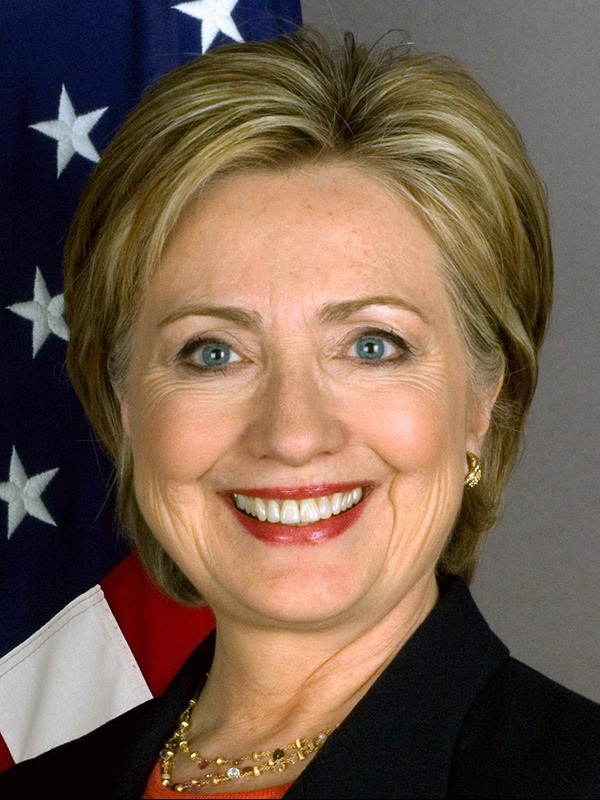
#> input picture Assignment-29/face_morphing/input/img1.jpg, 600 x 800 px, found by its file name
$ python main.py
#> lines starting #> are read from the running program, lines starting #| are printed output that depends on the picture
import cv2
import numpy as np

# Read two images
image_1 = cv2.imread("face_morphing/input/img1.jpg")
#> image_1 is the input picture: shape (800, 600, 3); mean B, G, R 77.2, 93.4, 115.7
image_2 = cv2.imread("face_morphing/input/img2.jpg")
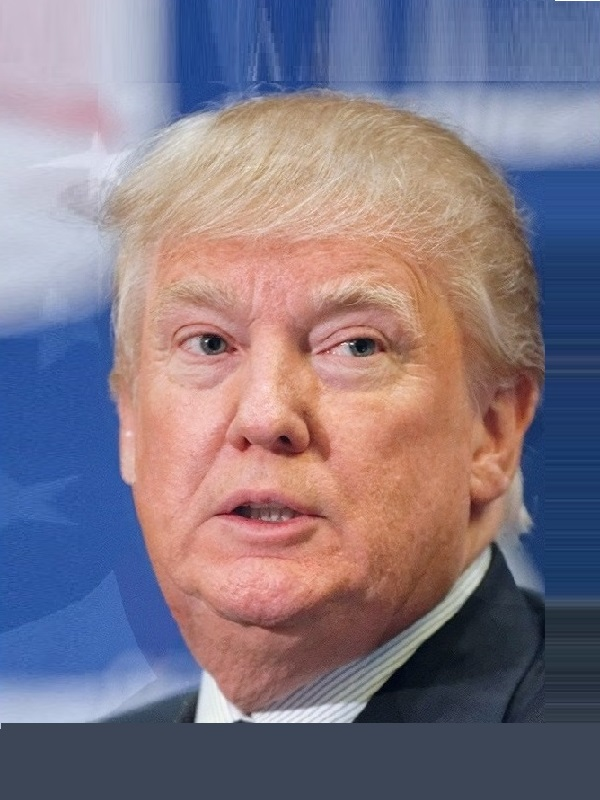
#> input picture Assignment-29/face_morphing/input/img2.jpg, 600 x 800 px, found by its file name
#> image_2 is the input picture: shape (800, 600, 3); mean B, G, R 132.7, 119.7, 131.1

# Resize the first image to match the dimensions of the second image
image_1 = cv2.resize(image_1, (image_2.shape[1], image_2.shape[0]))

# Convert the images to float32 for proper blending
image_1 = image_1.astype(np.float32)
image_2 = image_2.astype(np.float32)

# More weight to the first image
morph_25_percent_img1 = (image_1 * 0.25) + (image_2 * 0.75)
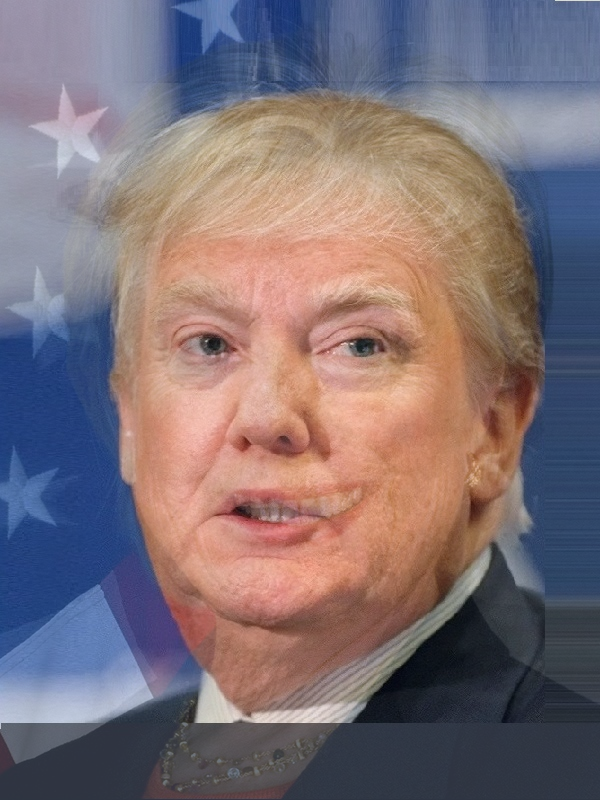
#> morph_25_percent_img1: shape (800, 600, 3) float32; mean B, G, R 118.8, 113.1, 127.2
# Equal weight to both images
morph_50_percent = (image_1 * 0.5) + (image_2 * 0.5)
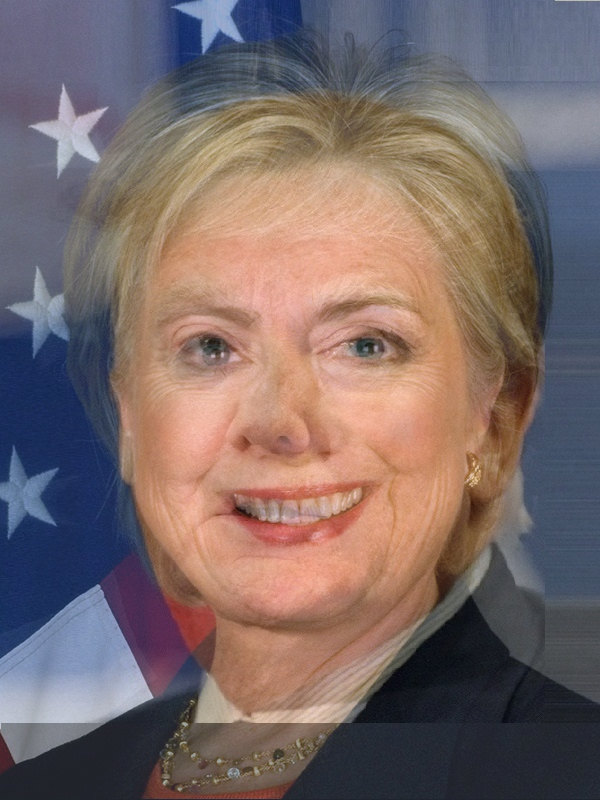
#> morph_50_percent: shape (800, 600, 3) float32; mean B, G, R 105, 106.6, 123.4
# More weight to the second image
morph_75_percent_img1 = (image_1 * 0.75) + (image_2 * 0.25)
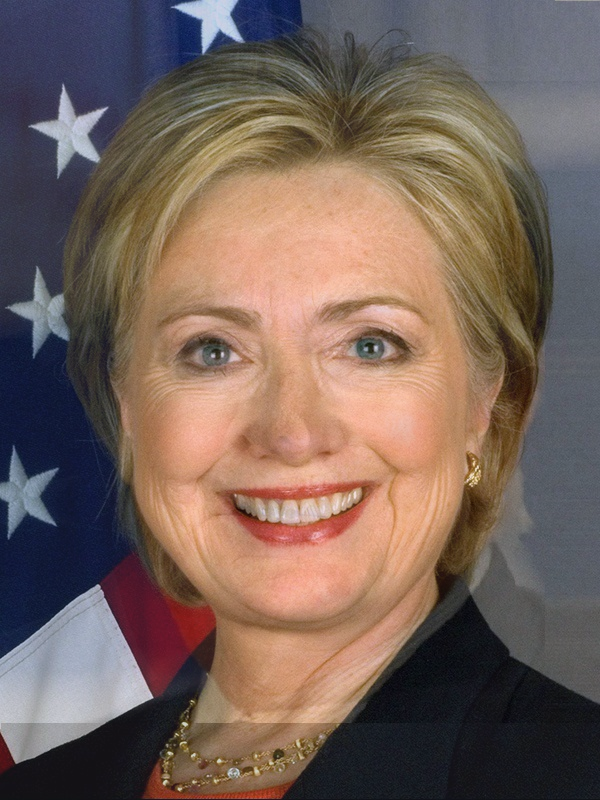
#> morph_75_percent_img1: shape (800, 600, 3) float32; mean B, G, R 91.1, 100, 119.5

# Convert the blended images back to uint8
morph_25_percent_img1 = morph_25_percent_img1.astype(np.uint8)
morph_50_percent = morph_50_percent.astype(np.uint8)
morph_75_percent_img1 = morph_75_percent_img1.astype(np.uint8)

# Concatenate the original and morphed images side by side
combined_image_sequence = np.concatenate(
    (image_1, morph_25_percent_img1, morph_50_percent, morph_75_percent_img1, image_2),
    axis=1
)
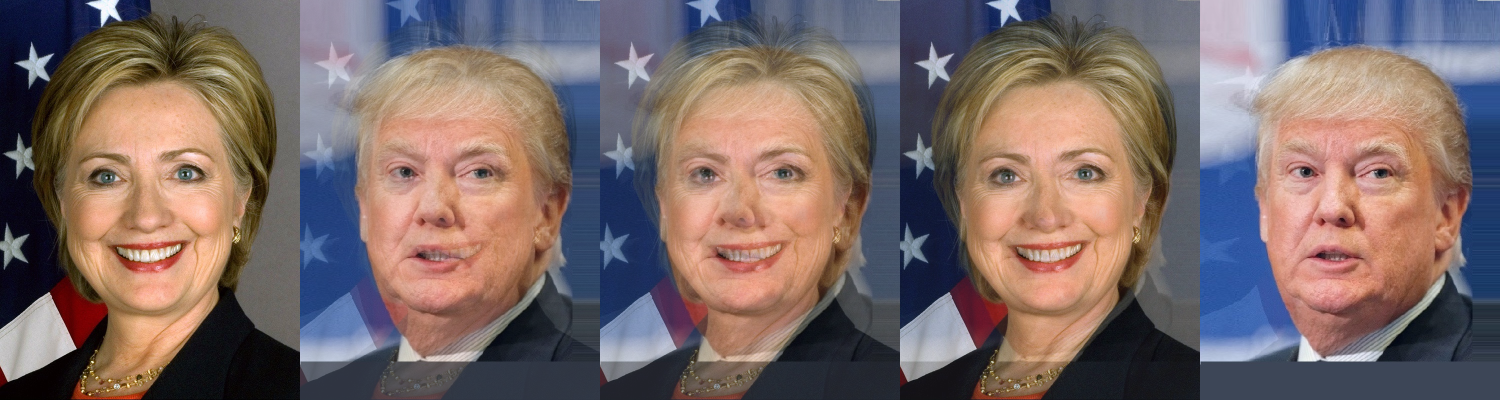
#> combined_image_sequence: shape (800, 3000, 3) float32 (shown at 1/2 size); mean B, G, R 104.6, 106.1, 123.3

# Optionally, save the concatenated image sequence to a file
cv2.imwrite("face_morphing/output/combined_image.jpeg", combined_image_sequence)
